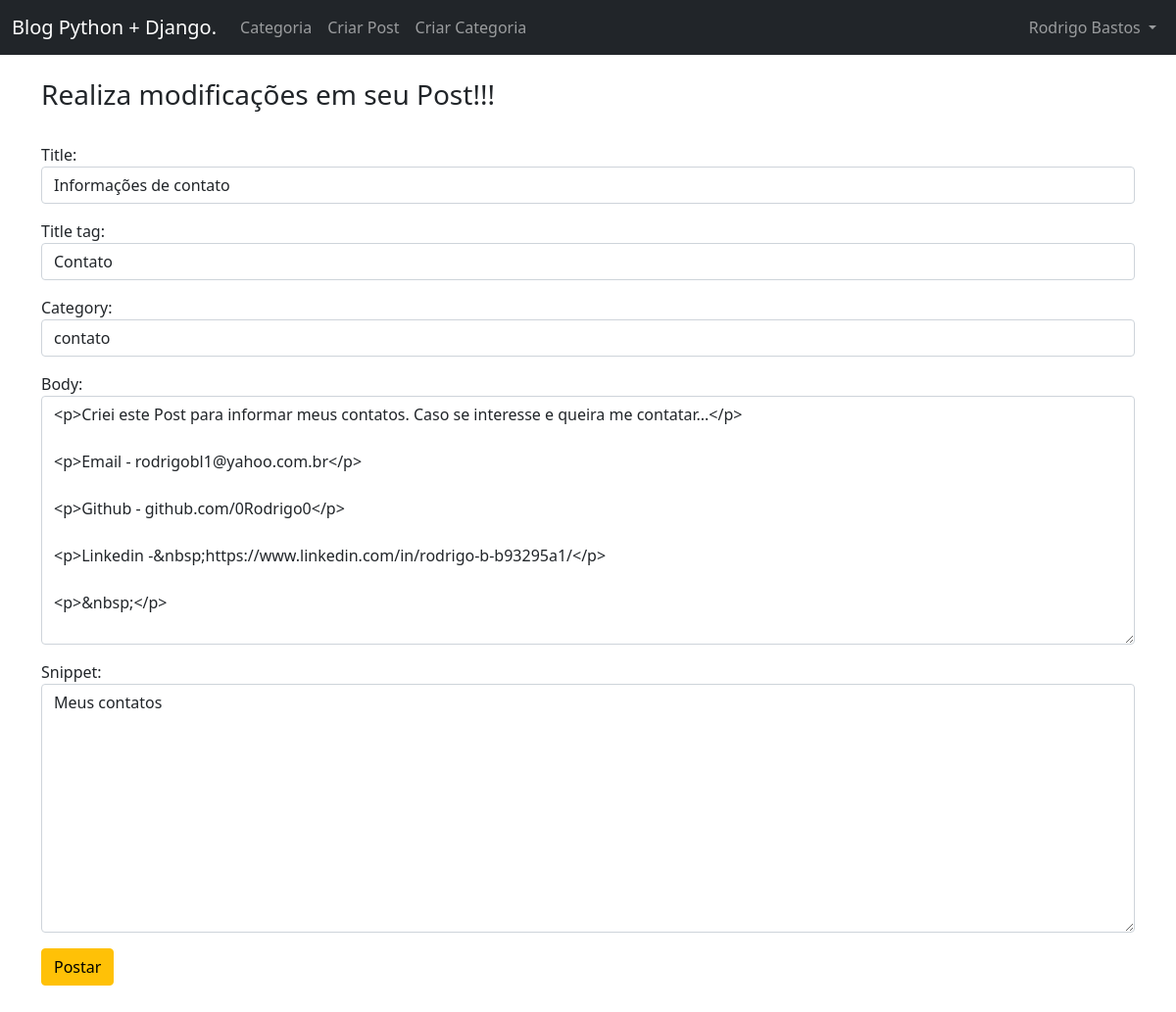
The app's page /article/edit/37 (signed in), older data.
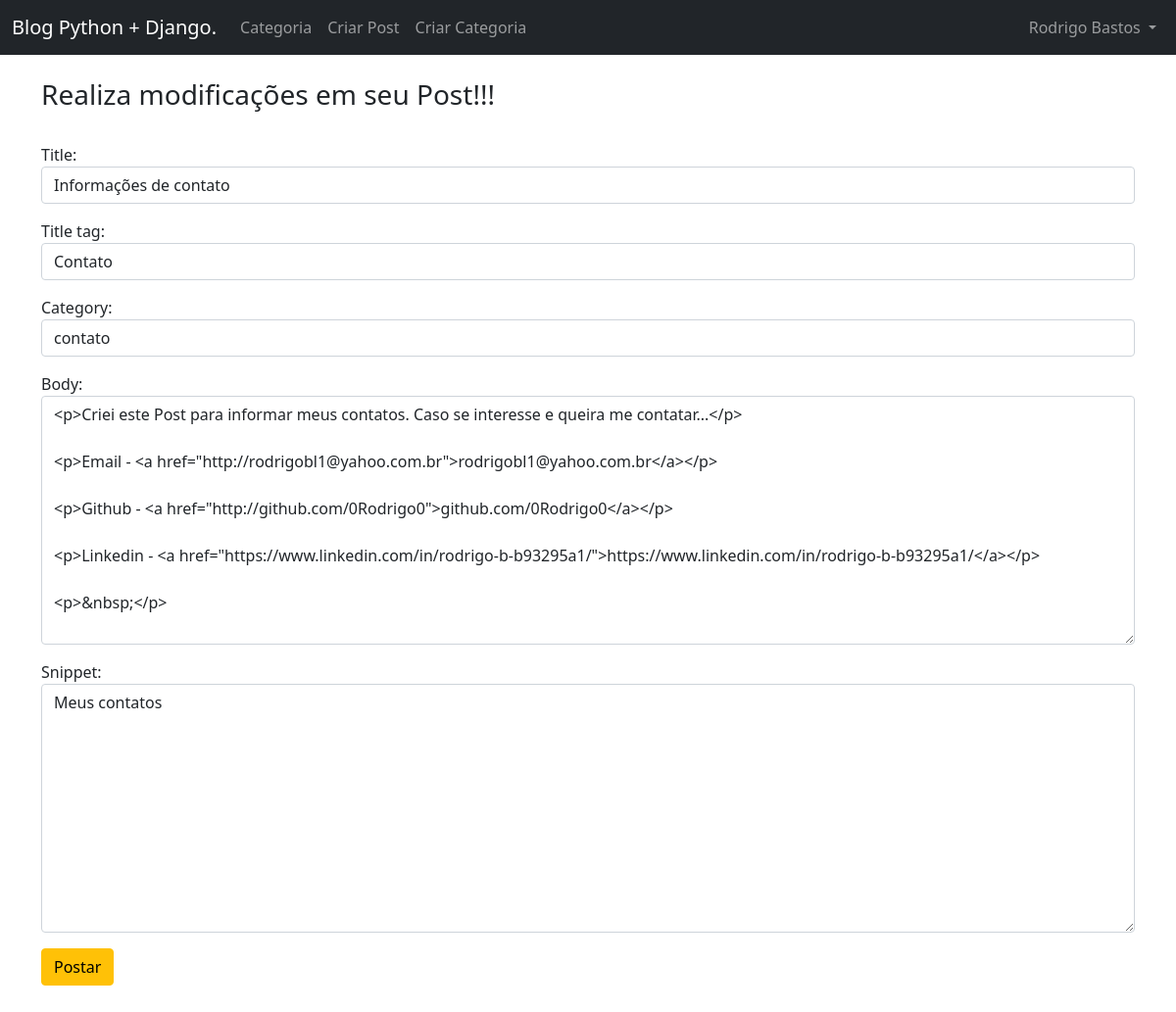
The same page, newer data.
### MeuBlog/models.py (models this page shows, shortened)
class Post(models.Model):
    title = models.CharField(max_length=255)
    header_image = models.ImageField(null=True, blank=True, upload_to="images/")
    title_tag = models.CharField(max_length=255, default=" ")
    author = models.ForeignKey(User, on_delete=models.CASCADE)
    body = RichTextField(blank=True, null=True)
    post_date = models.DateField(auto_now_add=True)
    category = models.CharField(max_length=255, default='coding')
    snippet = models.CharField(max_length=255)
    likes = ManyToManyField(User, related_name='blog_posts')

### MeuBlog/views.py (the view)
# urls.py: path('article/edit/<int:pk>', UpdatePostView.as_view(), name='update_post'),
class UpdatePostView(UpdateView):
    model = Post
    form_class = EditForm
    template_name = 'update_post.html'

### MeuBlog/forms.py
class EditForm(forms.ModelForm):
    class Meta:
        model = Post
        fields = ('title', 'title_tag', 'category', 'body', 'snippet')
        widgets = {
            'title' : forms.TextInput(attrs={'class': 'form-control', 'placeholder': 'Escreva seu titulo aqui.'}),
            'title_tag' : forms.TextInput(attrs={'class': 'form-control', 'placeholder': 'Escreva sua Tag aqui.'}),
            'category' : forms.Select(choices=choice_list, attrs={'class': 'form-control'}),
            'body' : forms.Textarea(attrs={'class': 'form-control', 'placeholder': 'Escreva o texto aqui.'}),
            'snippet' : forms.Textarea(attrs={'class': 'form-control', 'placeholder': 'Escreva o texto aqui.'}),
        }

### MeuBlog/templates/update_post.html (shortened to what this page needs)
{% extends 'base.html' %}
{% block content %}
{% if user.is_authenticated %}
    {% if user.id == post.author.id %}
        <h3>Realiza modificações em seu Post!!!</h3>
        <div class="form-group">
            <form method="POST">
                {{ form.as_p }}
                <button class="btn btn-warning">Postar</button>
        </div>
    {% else %}
        <h3>Você deve estar logado para editar este post!!!</h3>
    {% endif %}
{% else %}
    <h3>Por favor entre com uma conta para editar ou faça seu cadastro!</h3>
{% endif %}
{% endblock %}

Row changes from the older to the newer data that the page shows:
changed Post "Informações de contato": body "…me contatar...</p> <p>Email - rodrigobl1@yahoo.com.br</p> <p>Github - github.com/0Rodrigo0</p> <p>Linkedin -&nbsp;https://www.linkedin.com/in/rodrigo-b-b93295a1/</p> <p>&nbsp;</p>" → "…me contatar...</p> <p>Email - <a href=\"http://rodrigobl1@yahoo.com.br\">rodrigobl1@yahoo.com.br</a></p> <p>Github - <a href=\"http://github.com/0Rodrigo0\">github.com/0Rodrigo0</a></p> <p>Linkedin - <a href=\"https://www.linkedin.com/in/rodrigo-b-b93295a1/\">https://www.linkedin.com/in/rodrigo-b-b93295a1/</a></p> <p>&nbsp;</p>"
